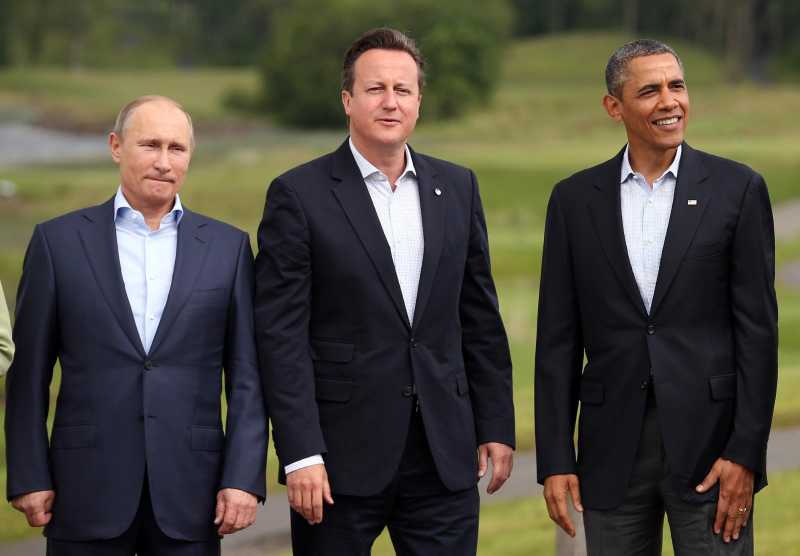
%> input picture Matlab高级编程与工程应用/A3/faces.jpg, 1600 x 1111 px (shown at 1/2 size)
$ octave A3_4_3.m   (GNU Octave 9; MATLAB toolbox functions it lacks are replaced by stand-ins)
%> lines starting %> are read from the running program, lines starting %| are printed output that depends on the picture
close all;clear all;clc;

load face;
filename = 'faces.jpg';
image0 = imread(filename);
%> image0 is the input picture: size 1111x1600x3 uint8; mean R, G, B 76.2, 72.3, 61.4
for problem = 1:3
    if problem==1
        image1 = imrotate(image0,-90);
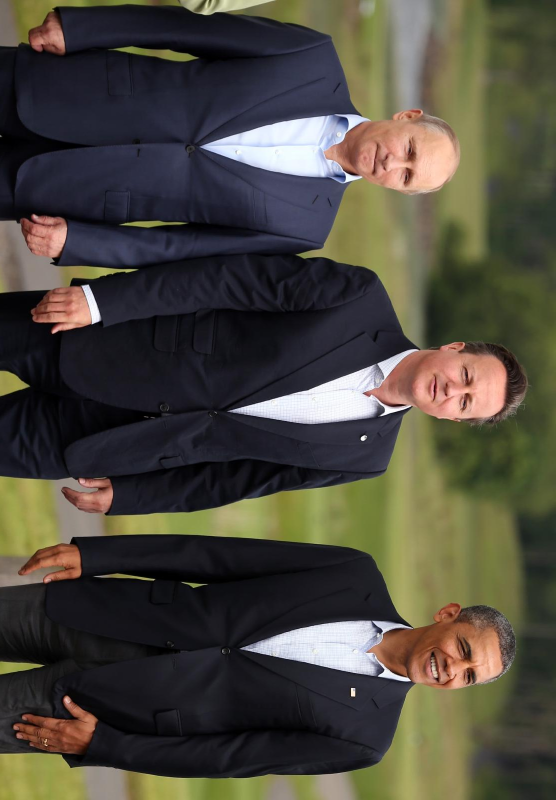
%> image1: size 1600x1111x3 uint8 (shown at 1/2 size); mean R, G, B 76.2, 72.3, 61.4; mean of the top-left, top-right, bottom-left and bottom-right quarters 47, 95.3, 49, 88.5
    elseif problem==2
        s = size(image0);
        image1 = imresize(image0,[s(1) 2*s(2)]);
    else
        image1 = imadjust(image0,[.2 .3 0; .6 .7 1],[]);
    end

    % 先对图像进行分块，试图寻找可能存在人脸的区域
    imgsize = size(image1);    % 确定分块大小
%> imgsize = [1600 1111 3]
    imgsize = imgsize(1:2);
%> imgsize = [1600 1111]
    blocksize = round(min(imgsize)/20);
%> blocksize = 56
    M = floor(imgsize(1)/blocksize);
%> M = 28
    N = floor(imgsize(2)/blocksize);
%> N = 19

    for L = 3:5;
        L
        image = image1;
        img = uint32(floor(double(image)/256*(2^L)));   % 对RGB空间进行缩放
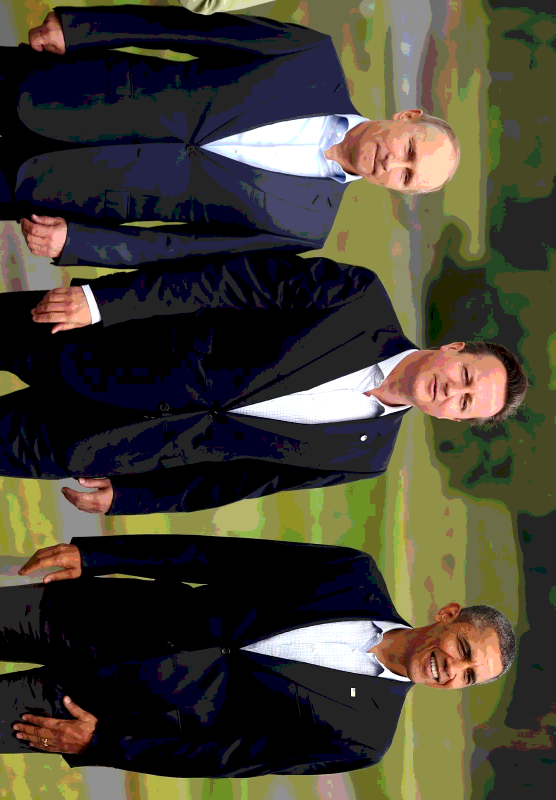
%> img: size 1600x1111x3 uint32 (shown at 1/2 size); mean R, G, B 1.88, 1.77, 1.43; drawn with min black and max white
%> (the run ends here)
